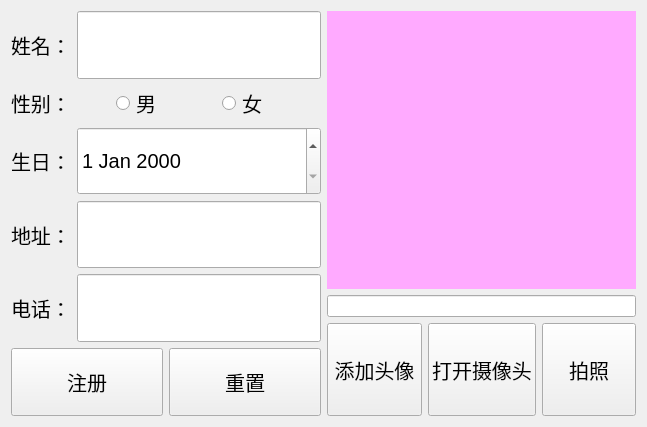
<?xml version="1.0" encoding="UTF-8"?>
<ui version="4.0">
 <class>RegisterWin</class>
 <widget class="QWidget" name="RegisterWin">
  <property name="geometry">
   <rect>
    <x>0</x>
    <y>0</y>
    <width>647</width>
    <height>427</height>
   </rect>
  </property>
  <property name="windowTitle">
   <string>Form</string>
  </property>
  <layout class="QHBoxLayout" name="horizontalLayout_8">
   <item>
    <layout class="QVBoxLayout" name="verticalLayout">
     <item>
      <layout class="QHBoxLayout" name="horizontalLayout">
       <item>
        <widget class="QLabel" name="label">
         <property name="font">
          <font>
           <pointsize>15</pointsize>
          </font>
         </property>
         <property name="text">
          <string>姓名：</string>
         </property>
        </widget>
       </item>
       <item>
        <widget class="QLineEdit" name="nameEdit">
         <property name="sizePolicy">
          <sizepolicy hsizetype="Expanding" vsizetype="Expanding">
           <horstretch>0</horstretch>
           <verstretch>0</verstretch>
          </sizepolicy>
         </property>
         <property name="font">
          <font>
           <pointsize>15</pointsize>
          </font>
         </property>
        </widget>
       </item>
      </layout>
     </item>
     <item>
      <layout class="QHBoxLayout" name="horizontalLayout_4">
       <item>
        <widget class="QLabel" name="label_4">
         <property name="font">
          <font>
           <pointsize>15</pointsize>
          </font>
         </property>
         <property name="text">
          <string>性别：</string>
         </property>
        </widget>
       </item>
       <item>
        <widget class="QRadioButton" name="mrb">
         <property name="font">
          <font>
           <pointsize>15</pointsize>
          </font>
         </property>
         <property name="text">
          <string>男</string>
         </property>
        </widget>
       </item>
       <item>
        <widget class="QRadioButton" name="wrb">
         <property name="font">
          <font>
           <pointsize>15</pointsize>
          </font>
         </property>
         <property name="text">
          <string>女</string>
         </property>
        </widget>
       </item>
      </layout>
     </item>
     <item>
      <layout class="QHBoxLayout" name="horizontalLayout_5">
       <item>
        <widget class="QLabel" name="label_6">
         <property name="font">
          <font>
           <pointsize>15</pointsize>
          </font>
         </property>
         <property name="text">
          <string>生日：</string>
         </property>
        </widget>
       </item>
       <item>
        <widget class="QDateEdit" name="birthdayEdit">
         <property name="sizePolicy">
          <sizepolicy hsizetype="Expanding" vsizetype="Expanding">
           <horstretch>0</horstretch>
           <verstretch>0</verstretch>
          </sizepolicy>
         </property>
         <property name="font">
          <font>
           <pointsize>15</pointsize>
          </font>
         </property>
        </widget>
       </item>
      </layout>
     </item>
     <item>
      <layout class="QHBoxLayout" name="horizontalLayout_2">
       <item>
        <widget class="QLabel" name="label_2">
         <property name="font">
          <font>
           <pointsize>15</pointsize>
          </font>
         </property>
         <property name="text">
          <string>地址：</string>
         </property>
        </widget>
       </item>
       <item>
        <widget class="QLineEdit" name="addressEdit">
         <property name="sizePolicy">
          <sizepolicy hsizetype="Expanding" vsizetype="Expanding">
           <horstretch>0</horstretch>
           <verstretch>0</verstretch>
          </sizepolicy>
         </property>
         <property name="font">
          <font>
           <pointsize>15</pointsize>
          </font>
         </property>
        </widget>
       </item>
      </layout>
     </item>
     <item>
      <layout class="QHBoxLayout" name="horizontalLayout_3">
       <item>
        <widget class="QLabel" name="label_3">
         <property name="font">
          <font>
           <pointsize>15</pointsize>
          </font>
         </property>
         <property name="text">
          <string>电话：</string>
         </property>
        </widget>
       </item>
       <item>
        <widget class="QLineEdit" name="phoneEdit">
         <property name="sizePolicy">
          <sizepolicy hsizetype="Expanding" vsizetype="Expanding">
           <horstretch>0</horstretch>
           <verstretch>0</verstretch>
          </sizepolicy>
         </property>
         <property name="font">
          <font>
           <pointsize>15</pointsize>
          </font>
         </property>
        </widget>
       </item>
      </layout>
     </item>
     <item>
      <layout class="QHBoxLayout" name="horizontalLayout_6">
       <item>
        <widget class="QPushButton" name="registerBt">
         <property name="sizePolicy">
          <sizepolicy hsizetype="Minimum" vsizetype="Expanding">
           <horstretch>0</horstretch>
           <verstretch>0</verstretch>
          </sizepolicy>
         </property>
         <property name="font">
          <font>
           <pointsize>15</pointsize>
          </font>
         </property>
         <property name="text">
          <string>注册</string>
         </property>
        </widget>
       </item>
       <item>
        <widget class="QPushButton" name="resetBt">
         <property name="sizePolicy">
          <sizepolicy hsizetype="Minimum" vsizetype="Expanding">
           <horstretch>0</horstretch>
           <verstretch>0</verstretch>
          </sizepolicy>
         </property>
         <property name="font">
          <font>
           <pointsize>15</pointsize>
          </font>
         </property>
         <property name="text">
          <string>重置</string>
         </property>
        </widget>
       </item>
      </layout>
     </item>
    </layout>
   </item>
   <item>
    <layout class="QVBoxLayout" name="verticalLayout_2" stretch="3,1,1">
     <item>
      <widget class="QLabel" name="headpicLb">
       <property name="sizePolicy">
        <sizepolicy hsizetype="Preferred" vsizetype="Expanding">
         <horstretch>0</horstretch>
         <verstretch>0</verstretch>
        </sizepolicy>
       </property>
       <property name="styleSheet">
        <string notr="true">background-color: rgb(255, 170, 255);</string>
       </property>
       <property name="text">
        <string/>
       </property>
      </widget>
     </item>
     <item>
      <widget class="QLineEdit" name="picFileEdit"/>
     </item>
     <item>
      <layout class="QHBoxLayout" name="horizontalLayout_7">
       <item>
        <widget class="QPushButton" name="addpicBt">
         <property name="sizePolicy">
          <sizepolicy hsizetype="Minimum" vsizetype="Expanding">
           <horstretch>0</horstretch>
           <verstretch>0</verstretch>
          </sizepolicy>
         </property>
         <property name="font">
          <font>
           <pointsize>15</pointsize>
          </font>
         </property>
         <property name="text">
          <string>添加头像</string>
         </property>
        </widget>
       </item>
       <item>
        <widget class="QPushButton" name="videoswitchBt">
         <property name="sizePolicy">
          <sizepolicy hsizetype="Minimum" vsizetype="Expanding">
           <horstretch>0</horstretch>
           <verstretch>0</verstretch>
          </sizepolicy>
         </property>
         <property name="font">
          <font>
           <pointsize>15</pointsize>
          </font>
         </property>
         <property name="text">
          <string>打开摄像头</string>
         </property>
        </widget>
       </item>
       <item>
        <widget class="QPushButton" name="cameraBt">
         <property name="sizePolicy">
          <sizepolicy hsizetype="Minimum" vsizetype="Expanding">
           <horstretch>0</horstretch>
           <verstretch>0</verstretch>
          </sizepolicy>
         </property>
         <property name="font">
          <font>
           <pointsize>15</pointsize>
          </font>
         </property>
         <property name="text">
          <string>拍照</string>
         </property>
        </widget>
       </item>
      </layout>
     </item>
    </layout>
   </item>
  </layout>
 </widget>
 <resources/>
 <connections/>
</ui>
